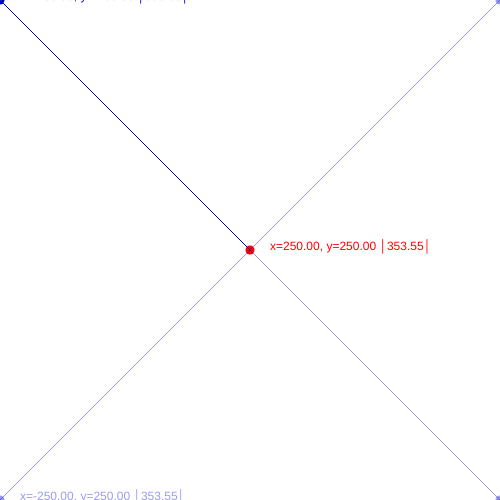
Frame 1 (no input)
Frame 60 (no input): identical to frame 1, image omitted
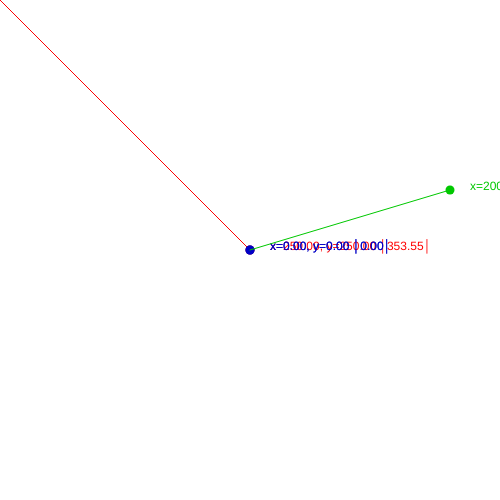
Frame 120 (the mouse pressed at the canvas centre since frame 60)

The p5.js sketch that drew these frames (run headless with seeded random() and noise() and a simulated clock; from frame 60 on, the mouse is pressed at the canvas centre):

// p5.js sketch
// ── sketch.js
function setup() {
	createCanvas(500, 500)
}

function draw() {
	background(255)

	const centro = new Vec2(width/2, height/2)
	centro.disegna(color(255,0,0))

	const mouse = new Vec2(mouseX, mouseY)
	//mouse.disegna(color(0, 0, 200))

	const mc = mouse.sottrai(centro)
	mc.disegna(color(0, 0, 200), centro)

	const mc2 = new Vec2(-mc.x, -mc.y)
	mc2.disegna(color(0, 0, 200, 100), centro)

	const mc3 = new Vec2(-mc.y, mc.x)
	mc3.disegna(color(0, 0, 200, 100), centro)

	const mc4 = new Vec2(mc.y, -mc.x)
	mc4.disegna(color(0, 0, 200, 100), centro)

	const v = new Vec2(200, -60)
	v.disegna(color(0,200,0), mouse)


}

// ── vec2.js
class Vec2 {
	// Costruttore della classe Vec2
	// con due parametri x e y che vengono passati
	// ai "campi" x e y della classe
	constructor(x, y) {
	// I due campi x e y del vettore
		this.x = x
		this.y = y
	}

	// Funzione che stampa i componenti x, y e il modulo del vettore
	// nella console
	toString() {
		return ("x=" + this.x.toFixed(2) + ", y=" + this.y.toFixed(2) + " │" + this.modulo().toFixed(2) + "│")
	}

	// Funzione che disegna il vettore applicato ad un punto
	// e con un colore
	disegna(col, punto=new Vec2(0, 0)) {
		stroke(col)
		line(punto.x, punto.y, punto.x + this.x, punto.y + this.y)
		noStroke()
		fill(col)
		ellipse(punto.x + this.x, punto.y + this.y, 9, 9)
		text(this.toString(), punto.x + this.x + 20, punto.y + this.y)
	}

	// Funzione che ritorna il modulo (lunghezza) del vettore
	modulo() {
		return Math.sqrt(this.x*this.x + this.y*this.y)
	}

	// Funzione che ritorna una copia del vettore normalizzato
	normalizza() {
		const m = this.modulo()
		return new Vec2(this.x / m, this.y / m)
	}

	// Funzione che ritorna un nuovo vettore
	// risultante dalla somma del vettore con un vettore v
	somma(v) {
		return new Vec2(this.x + v.x, this.y + v.y)
	}

	sottrai(v) {
		return new Vec2(this.x - v.x, this.y - v.y)
	}

	// Funzione che ritorna un nuovo vettore
	// risultante dalla moltiplicazione del vettore per uno scalare s
	molt(scalare) {
		return new Vec2(this.x * scalare, this.y * scalare)
	}

	// Funzione che ritorna una copia vettore
	copia() {
		return new Vec2(this.x, this.y)
	}
}
